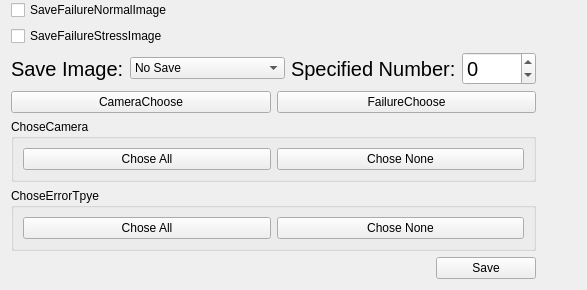
          <widget class="DHBaseWidget" name="widget_saveImageSet" native="true">
           <property name="sizePolicy">
            <sizepolicy hsizetype="Minimum" vsizetype="Preferred">
             <horstretch>0</horstretch>
             <verstretch>0</verstretch>
            </sizepolicy>
           </property>
           <layout class="QVBoxLayout" name="verticalLayout_16">
            <property name="topMargin">
             <number>0</number>
            </property>
            <item>
             <layout class="QHBoxLayout" name="horizontalLayout_16">
              <item>
               <layout class="QVBoxLayout" name="verticalLayout_15">
                <item>
                 <layout class="QVBoxLayout" name="verticalLayout">
                  <item>
                   <layout class="QVBoxLayout" name="namelayout_saveImage"/>
                  </item>
                  <item>
                   <widget class="QCheckBox" name="checkBox_saveFailureNormalImage">
                    <property name="text">
                     <string>SaveFailureNormalImage</string>
                    </property>
                   </widget>
                  </item>
                  <item>
                   <widget class="QCheckBox" name="checkBox_saveFailureStressImage">
                    <property name="text">
                     <string>SaveFailureStressImage</string>
                    </property>
                   </widget>
                  </item>
                  <item>
                   <layout class="QHBoxLayout" name="horizontalLayout_9">
                    <item>
                     <widget class="QLabel" name="label_Mode">
                      <property name="font">
                       <font>
                        <pointsize>15</pointsize>
                       </font>
                      </property>
                      <property name="text">
                       <string>Save Image:</string>
                      </property>
                     </widget>
                    </item>
                    <item>
                     <widget class="QComboBox" name="comboBox_SaveMode">
                      <item>
                       <property name="text">
                        <string>No Save</string>
                       </property>
                      </item>
                      <item>
                       <property name="text">
                        <string>All Image(specified)</string>
                       </property>
                      </item>
                      <item>
                       <property name="text">
                        <string>Failur Image(specified)</string>
                       </property>
                      </item>
                     </widget>
                    </item>
                    <item>
                     <widget class="QLabel" name="label_Number">
                      <property name="font">
                       <font>
                        <pointsize>15</pointsize>
                       </font>
                      </property>
                      <property name="text">
                       <string>Specified Number:</string>
                      </property>
                     </widget>
                    </item>
                    <item>
                     <widget class="QSpinBox" name="spinBox_Number">
                      <property name="font">
                       <font>
                        <pointsize>15</pointsize>
                       </font>
                      </property>
                      <property name="minimum">
                       <number>-1</number>
                      </property>
                      <property name="maximum">
                       <number>9999</number>
                      </property>
                     </widget>
                    </item>
                   </layout>
                  </item>
                  <item>
                   <layout class="QHBoxLayout" name="horizontalLayout_14">
                    <item>
                     <widget class="QPushButton" name="btnChoseCamera">
                      <property name="text">
                       <string>CameraChoose</string>
                      </property>
                     </widget>
                    </item>
                    <item>
                     <widget class="QPushButton" name="btnChoseErrorType">
                      <property name="text">
                       <string>FailureChoose</string>
                      </property>
                     </widget>
                    </item>
                   </layout>
                  </item>
                 </layout>
                </item>
                <item>
                 <widget class="QGroupBox" name="groupBox_ChoseCamera">
                  <property name="title">
                   <string>ChoseCamera</string>
                  </property>
                  <layout class="QGridLayout" name="gridLayout_8">
                   <item row="0" column="0" colspan="2">
                    <layout class="QGridLayout" name="layoutChoseCamera"/>
                   </item>
                   <item row="1" column="0">
                    <widget class="QPushButton" name="pushButton_choseAllCamera">
                     <property name="text">
                      <string>Chose All</string>
                     </property>
                    </widget>
                   </item>
                   <item row="1" column="1">
                    <widget class="QPushButton" name="pushButton_choseNoneCamera">
                     <property name="text">
                      <string>Chose None</string>
                     </property>
                    </widget>
                   </item>
                  </layout>
                 </widget>
                </item>
                <item>
                 <widget class="QGroupBox" name="groupBox_ChoseErrorType">
                  <property name="title">
                   <string>ChoseErrorTpye</string>
                  </property>
                  <layout class="QGridLayout" name="gridLayout_14">
                   <item row="0" column="0" colspan="2">
                    <layout class="QVBoxLayout" name="layoutChoseErrorType"/>
                   </item>
                   <item row="1" column="0">
                    <widget class="QPushButton" name="pushButton_choseAllErrorType">
                     <property name="text">
                      <string>Chose All</string>
                     </property>
                    </widget>
                   </item>
                   <item row="1" column="1">
                    <widget class="QPushButton" name="pushButton_choseNoneErrorType">
                     <property name="text">
                      <string>Chose None</string>
                     </property>
                    </widget>
                   </item>
                  </layout>
                 </widget>
                </item>
                <item>
                 <layout class="QHBoxLayout" name="horizontalLayout_5">
                  <item>
                   <spacer name="horizontalSpacer_4">
                    <property name="orientation">
                     <enum>Qt::Horizontal</enum>
                    </property>
                    <property name="sizeHint" stdset="0">
                     <size>
                      <width>40</width>
                      <height>20</height>
                     </size>
                    </property>
                   </spacer>
                  </item>
                  <item>
                   <widget class="QPushButton" name="btnOK_Save">
                    <property name="minimumSize">
                     <size>
                      <width>100</width>
                      <height>0</height>
                     </size>
                    </property>
                    <property name="text">
                     <string>Save</string>
                    </property>
                   </widget>
                  </item>
                 </layout>
                </item>
               </layout>
              </item>
              <item>
               <spacer name="horizontalSpacer_5">
                <property name="orientation">
                 <enum>Qt::Horizontal</enum>
                </property>
                <property name="sizeHint" stdset="0">
                 <size>
                  <width>40</width>
                  <height>20</height>
                 </size>
                </property>
               </spacer>
              </item>
             </layout>
            </item>
           </layout>
          </widget>
